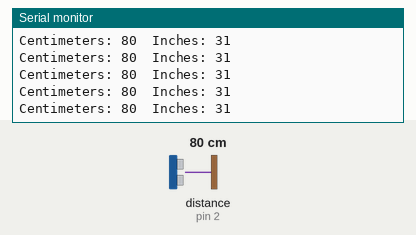
Simulated run of this sketch. Board: Arduino Uno, built with avr-gcc and run on an emulated ATmega328P. On the bench: the last lines printed to the serial monitor. Wiring (inferred from the names in the program): ultrasonic range finder: trigger pin 3; echo pin 2. Inputs (shaded band) come from the test bench; at power-on: distance to the obstacle (sensor on pin 2) 80 cm. The echo pulse lasts 58.3 µs per cm.

Above: at 1.2 s.
1.3 s: distance to the obstacle (sensor on pin 2) set to 2 cm
At 1.9 s:
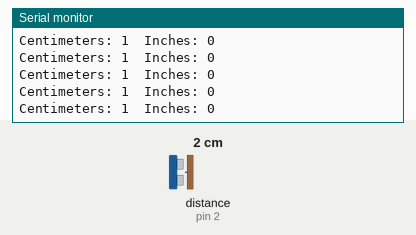
4.3 s: distance to the obstacle (sensor on pin 2) set to 18 cm
At 5.4 s:
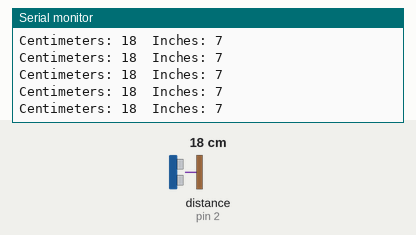
7.3 s: distance to the obstacle (sensor on pin 2) set to 4 cm
At 8.3 s:
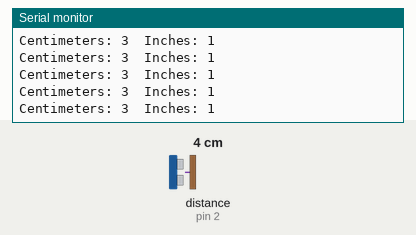
10.3 s: distance to the obstacle (sensor on pin 2) set to 35 cm
At 11.2 s:
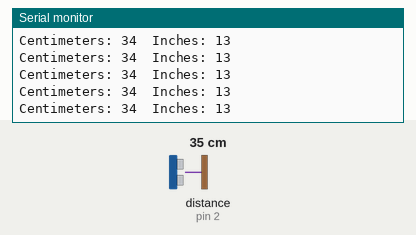
13.3 s: distance to the obstacle (sensor on pin 2) set to 9 cm
At 14.2 s:
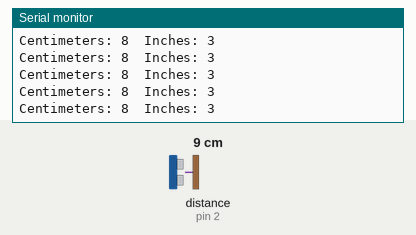
16.3 s: distance to the obstacle (sensor on pin 2) set to 299 cm
At 17.1 s:
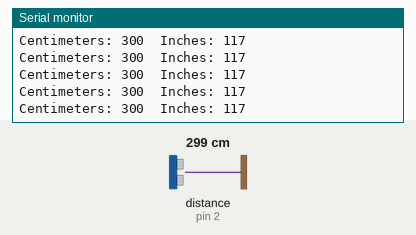
Timing chart, 0 to 19.3 s (numbered marks = the images above; inputs shaded):
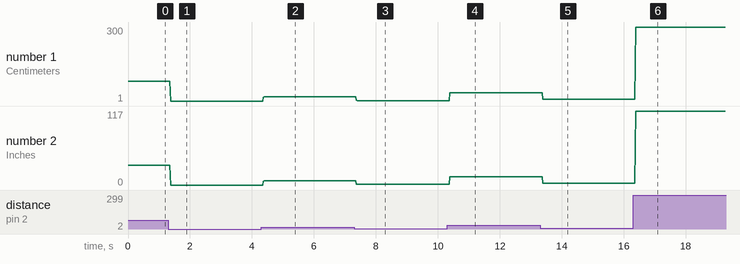

The sketch:

arduino-HC-SR04.ino
```cpp
/*
Items:
- Arduino UNO R3
- Papa-mama (4 pieces)
- HC-SR04

[Vcc]----[5V]
[Trig]---[D3]
[Echo]---[D2]
[Gnd]----[GND]
*/

int echoPin = 2;
int trigPin = 3;

void setup()
{
  Serial.begin(9600);
  pinMode(trigPin, OUTPUT);
  pinMode(echoPin, INPUT);
}

void loop()
{
  int duration, cm, inch;

  // Generation of a short pulse with a duration of 2 microseconds
  digitalWrite(trigPin, LOW);
  delayMicroseconds(2);

  // Within 10 microseconds, the sensor sends signals at 40 kHz
  digitalWrite(trigPin, HIGH);
  delayMicroseconds(10);
  digitalWrite(trigPin, LOW);

  // Getting the delay time from the Echo output
  duration = pulseIn(echoPin, HIGH);

  cm = duration / 58;
  inch = duration / 148;

  Serial.print("Centimeters: ");
  Serial.print(cm);
  Serial.print("\t");
  Serial.print("Inches: ");
  Serial.print(inch);
  Serial.print("\n");
}
```

Measured:
- after the input at 1.3 s, the serial monitor: prints a new line after 0.08 s (image 1)
- after the input at 4.3 s, the serial monitor: prints a new line after 0.07 s (image 2)
- after the input at 7.3 s, the serial monitor: prints a new line after 0.07 s (image 3)
- after the input at 10.3 s, the serial monitor: prints a new line after 0.09 s (image 4)
- after the input at 13.3 s, the serial monitor: prints a new line after 0.09 s (image 5)
- after the input at 16.3 s, the serial monitor: prints a new line after 0.08 s (image 6)
- plotted number 1: 80 → 1 after the input at 1.3 s, 1 → 18 after the input at 4.3 s, 18 → 3 after the input at 7.3 s, 3 → 34 after the input at 10.3 s, 34 → 8 after the input at 13.3 s
- plotted number 2: 31 → 0 after the input at 1.3 s, 0 → 7 after the input at 4.3 s, 1 → 13 after the input at 10.3 s, 3 → 1 after the input at 16.3 s
